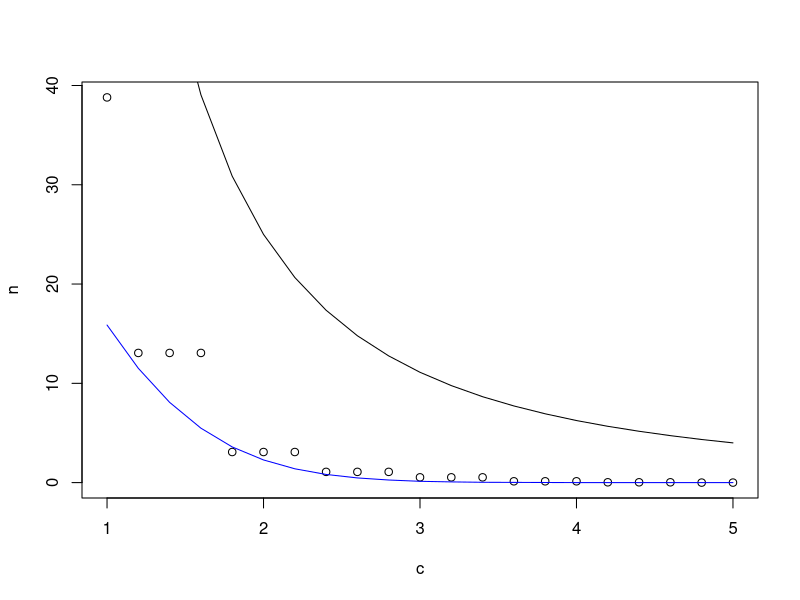
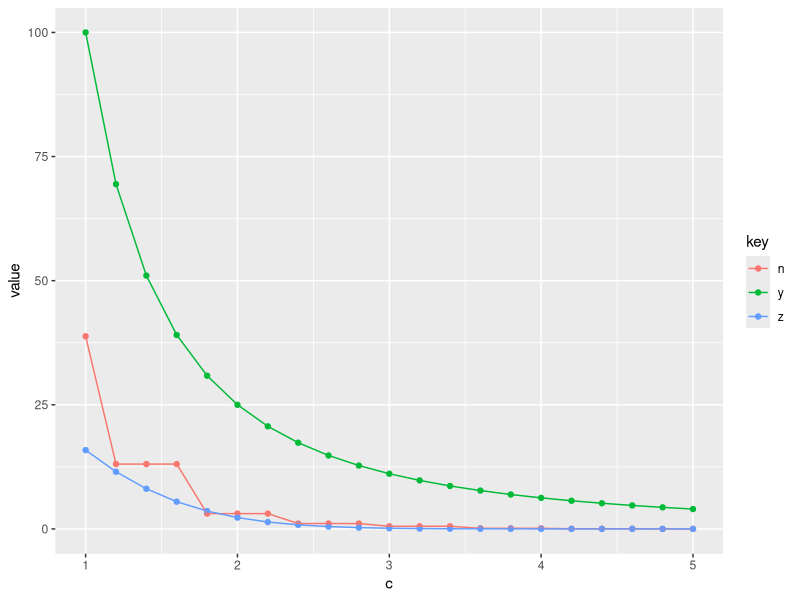
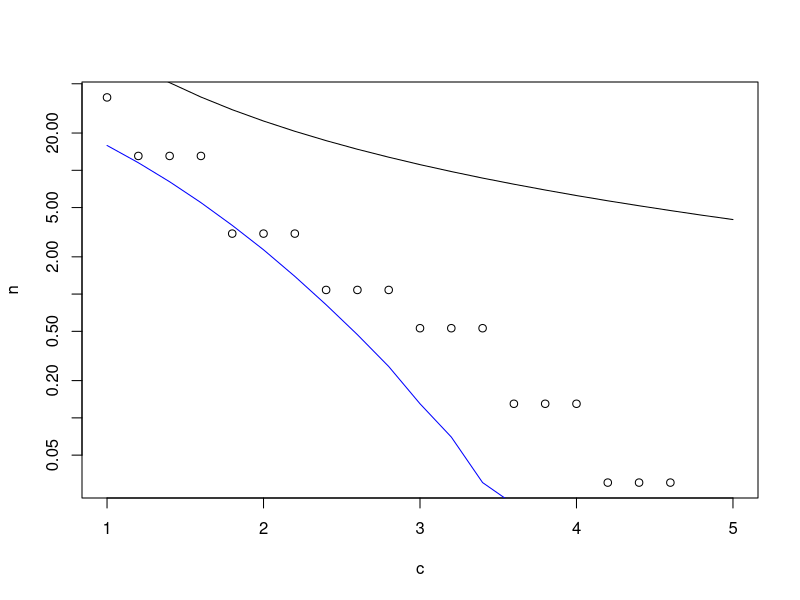
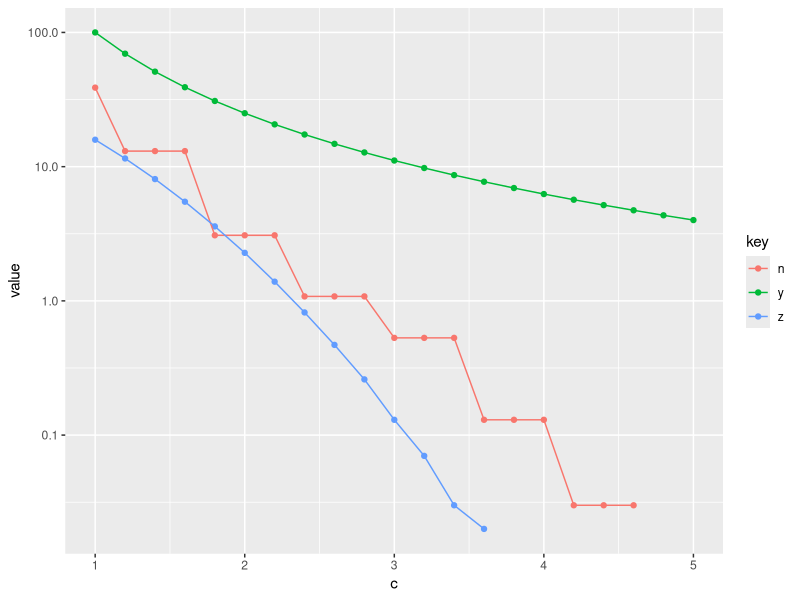
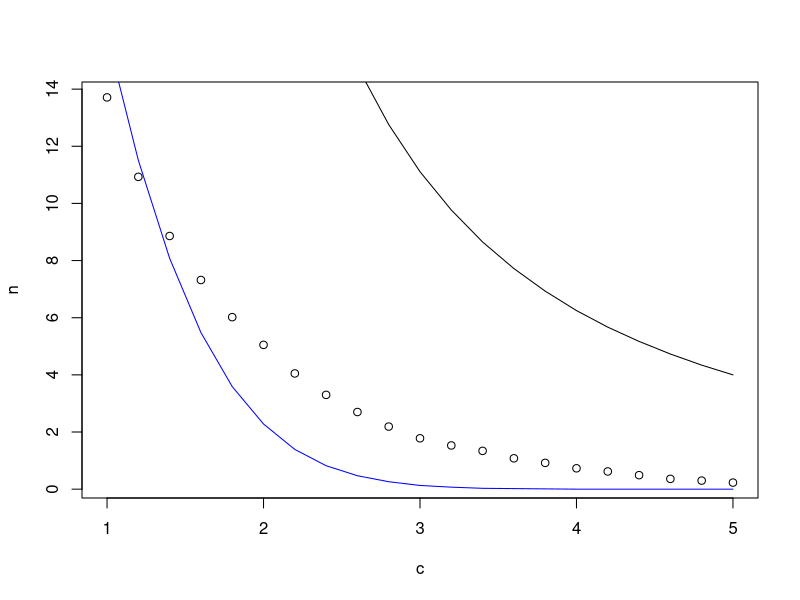
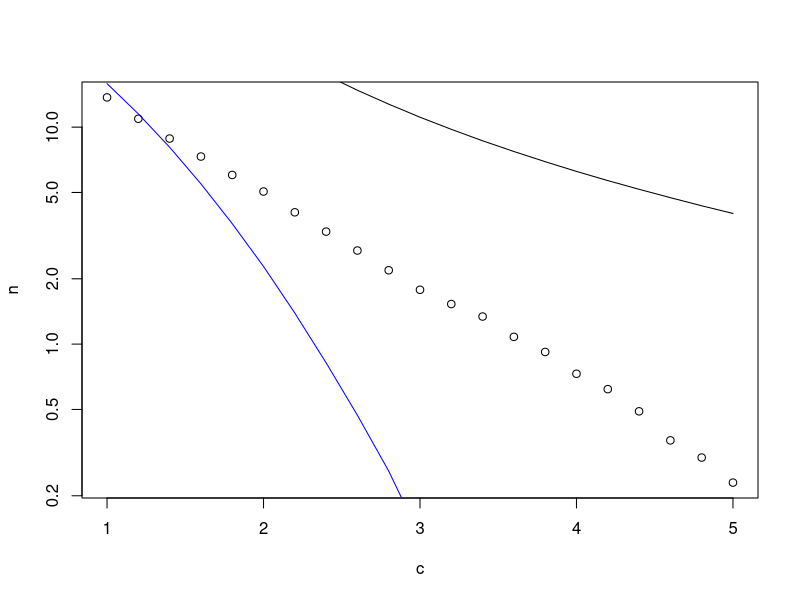
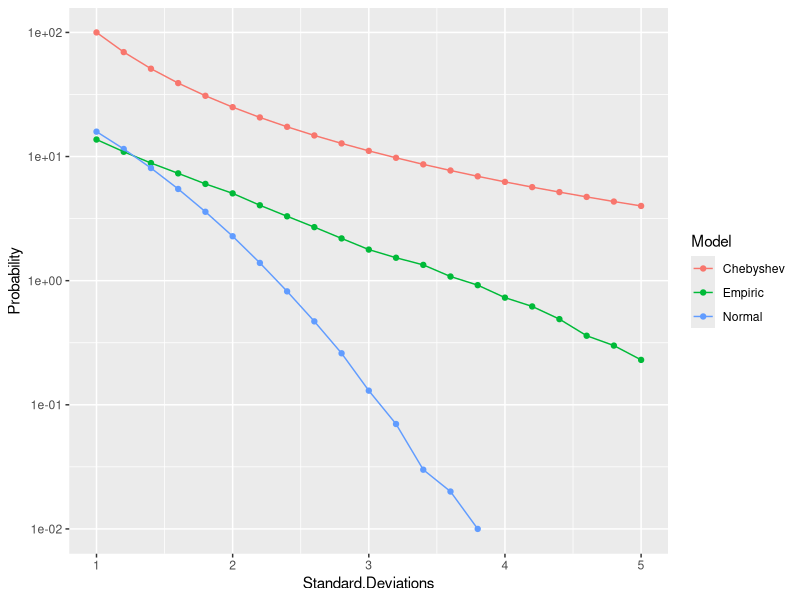
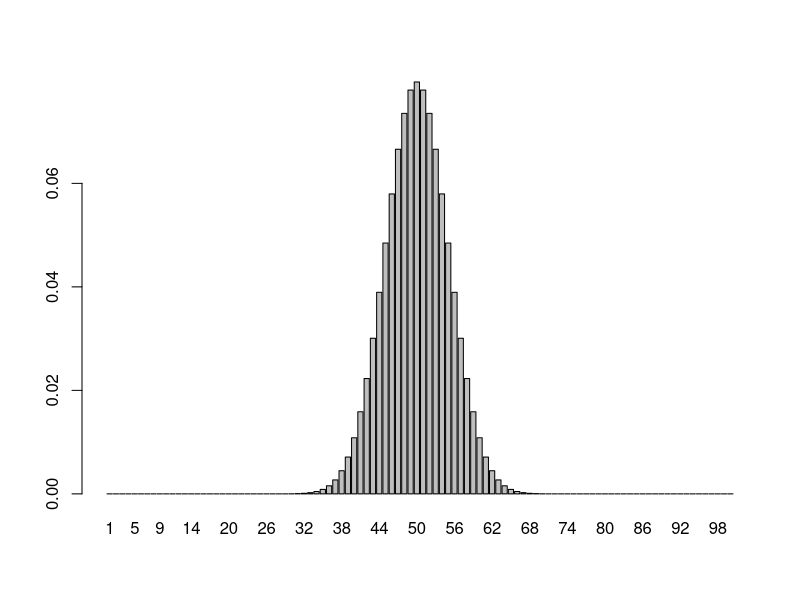

Source code (R) for these figures, in order:
## ---- chunk 1
knitr::opts_chunk$set(echo = TRUE)
library(tidyverse, warn.conflicts = FALSE)
## ---- chunk 2
N <- 1e4
c <- seq(from=1, to=5, by=0.2)
## ---- chunk 3
x <- rpois(N, lambda=3)
n <- sapply(c, function(a) sum(abs(x-mean(x)) > a*sd(x))/N)
## ---- chunk 4
ans <- data.frame(c, n=n*100, y=round(100/c^2,2), z=round(pnorm(c, lower.tail = FALSE)*100,2))
plot(n~c, ans)
lines(y~c, ans)
lines(z~c, ans, col="blue")
## ---- chunk 5
ans %>% gather("key", "value", -c) %>%
    ggplot(aes(x=c, y=value, color=key)) + 
    geom_point() + geom_line()
## ---- chunk 6
plot(n~c, ans, log="y")
lines(y~c, ans)
lines(z~c, ans, col="blue")
## ---- chunk 7
ans %>% gather("key", "value", -c) %>%
    filter(value>1e-2) %>% 
    ggplot(aes(x=c, y=value, color=key)) + 
    scale_y_log10() + geom_point() + geom_line()
## ---- chunk 8
x <- rexp(N, rate=3)
n <- sapply(c, function(a) sum(abs(x-mean(x)) > a*sd(x))/N)
## ---- chunk 9
ans <- data.frame(c, n=n*100, y=round(100/c^2,2), z=round(pnorm(c, lower.tail = FALSE)*100,2))
ans
## ---- chunk 10
plot(n~c, ans)
lines(y~c, ans)
lines(z~c, ans, col="blue")
## ---- chunk 11
plot(n~c, ans, log="y")
lines(y~c, ans)
lines(z~c, ans, col="blue")
## ---- chunk 12
data.frame(`Standard Deviations`=ans$c, `Empiric`=ans$n,
           `Normal`=ans$z, `Chebyshev`=ans$y) %>%
    gather("Model", "Probability", - Standard.Deviations) %>%
    filter(Probability >= 1e-3) %>% 
    ggplot(aes(x=Standard.Deviations, y=Probability, color=Model)) + 
    scale_y_log10() + geom_point() + geom_line()
## ---- chunk 13
N <- 100
dbinom(1:N, N, prob = c(0.5,0.5)) %>% barplot(names.arg=1:N)
